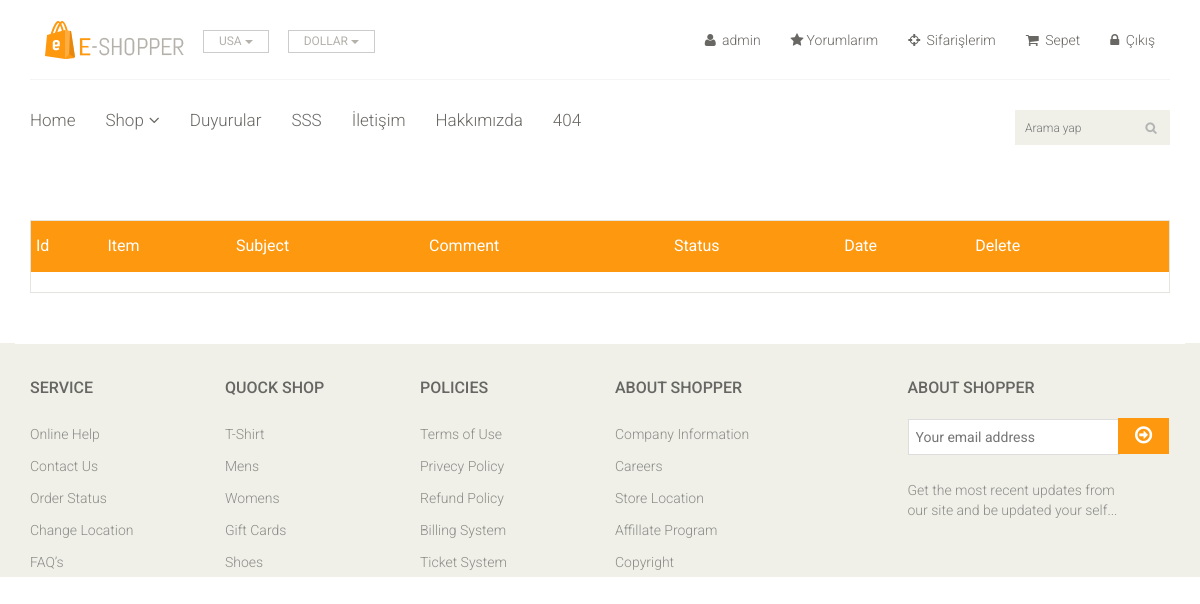
The page /user/comments/ (signed in) on the database as committed earlier.
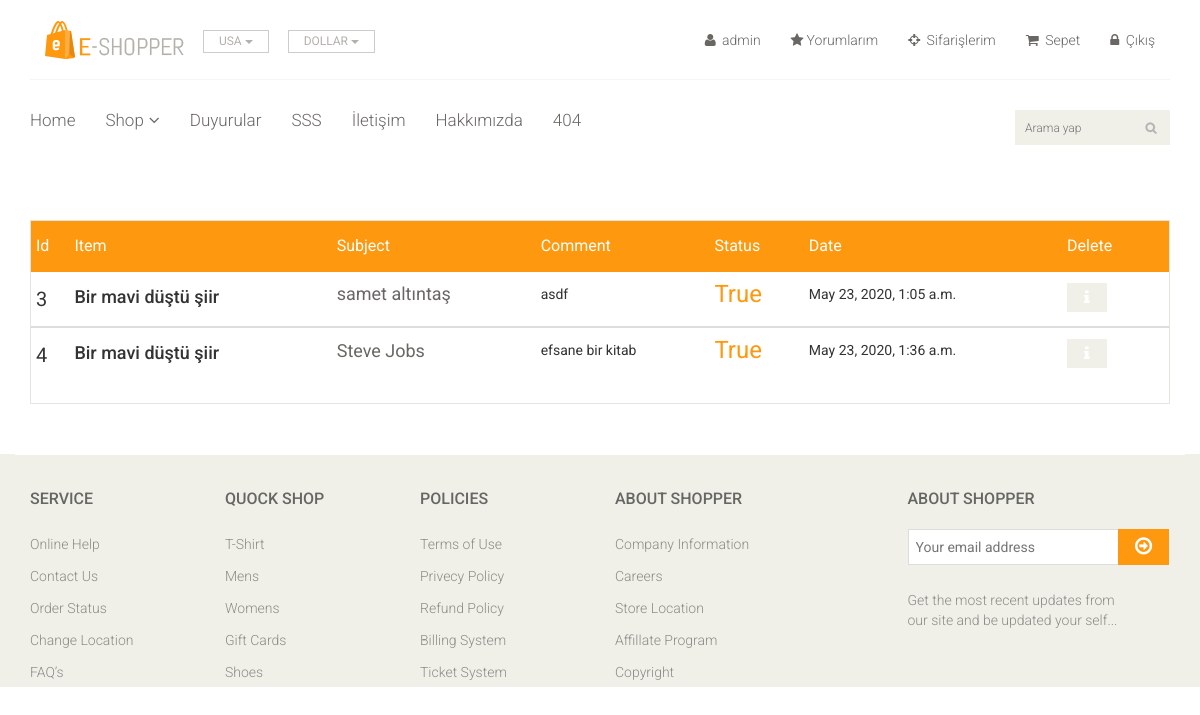
The same page on the database as committed later.
### product/models.py (models this page shows, shortened)
class Comment(models.Model):
    STATUS = (
        ('New', 'Yeni'),
        ('True', 'Evet'),
        ('False', 'Hayır'),
    )
    product = models.ForeignKey(Product, on_delete=models.CASCADE)
    user = models.ForeignKey(User, on_delete=models.CASCADE)
    subject = models.CharField(max_length=50, blank=True)
    comment = models.TextField(max_length=500, blank=True)
    status = models.CharField(max_length=10, choices=STATUS, default='True')
    ip = models.CharField(max_length=20, blank=True)
    create_at = models.DateTimeField(auto_now_add=True)
    update_at = models.DateTimeField(auto_now=True)

class Product(models.Model):
    STATUS = (
        ('True', 'Evet'),
        ('False', 'Hayır'),
    )
    title = models.CharField(max_length=150)
    keyword = models.CharField(max_length=30)
    description = models.CharField(max_length=30)
    yazar = models.CharField(max_length=60, blank=True, null=True, )
    yayinEvi = models.CharField(max_length=60, blank=True, null=True, )
    price = models.IntegerField()
    image = models.ImageField(blank=True, null=True, upload_to='images/')
    category = models.ForeignKey('Category', on_delete=models.CASCADE)
    create_at = models.DateTimeField(auto_now_add=True)
    update_at = models.DateTimeField(auto_now=True)
    slug = models.SlugField(null=True, unique=True)
    detail = RichTextUploadingField()
    status = models.CharField(max_length=30, choices=STATUS)

### user/views.py (the view)
# urls.py: path('comments/', views.comments, name='comments '),
def comments(request):
    category = Category.objects.all()
    comment = Comment.objects.filter(user_id=request.user.id)
    context = {
        'comment': comment,
        'category': category,
    }
    return render(request,"comments.html",context)

### user/templates/comments.html (shortened to what this page needs)
{% extends 'homebase.html' %}
       {% block body %}
	<section id="cart_items">
		<div class="container">
			<div class="table-responsive cart_info">
    				<table class="table table-condensed">
					<thead>
						<tr class="cart_menu">
                            <td class="">Id</td>
							<td class="">Item</td>
							<td class="">Subject</td>
                            <td class="">Comment</td>
							<td class="">Status</td>
                            <td class="">Date</td>
                             <td class="">Delete</td>
                            <td></td>
						</tr>
					</thead>
					<tbody>
                    {% for foo in comment %}
						<tr>
                            <td class="cart_description">
								<h4><a href="">{{ foo.id }}</a></h4>
							</td>
							<td class="cart_product">
								<h4> {{ foo.product.title }}  </h4>
							</td>
							<td class="cart_price">
								<p>{{ foo.subject }}</p>
							</td>
							<td class="cart_quantity">
								<p>{{ foo.comment }}</p>
							</td>
							<td class="cart_total">
								<p class="cart_total_price">{{foo.status}}</p>
							</td>
                            <td class="cart_total">
								<p class="cart_price">{{foo.create_at}}</p>
							</td>
                        <td class="cart_delete">
								<a class="cart_quantity_delete" href="/user/deletecomment/{{ foo.id }}"> <i class="fa fa-info" aria-hidden="true" style="padding: 10px;"></i></a>
							</td>
						</tr>
					</tbody>
{% endfor %}
                    </table>
            </div>
		</div>
	</section>
{% endblock %}

Rows that differ between the two databases and show on the page:
added Comment: id "3", product "Bir mavi düştü şiir", subject "samet altıntaş", comment "asdf", status "True", create_at "May 23, 2020, 1:05 a.m."
added Comment: id "4", product "Bir mavi düştü şiir", subject "Steve Jobs", comment "efsane bir kitab", status "True", create_at "May 23, 2020, 1:36 a.m."
